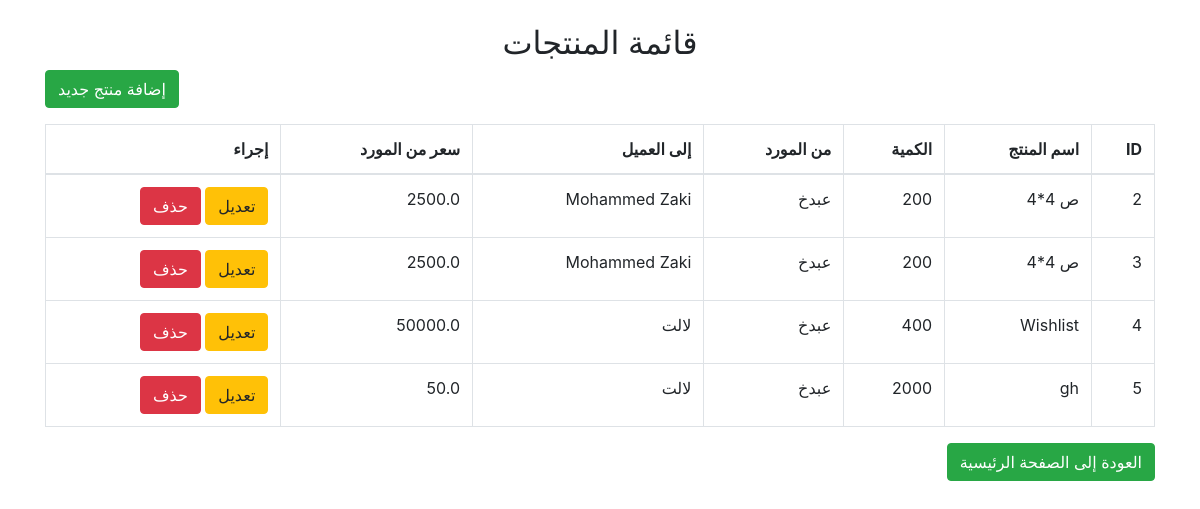
/products, run on an earlier commit of the app's database.
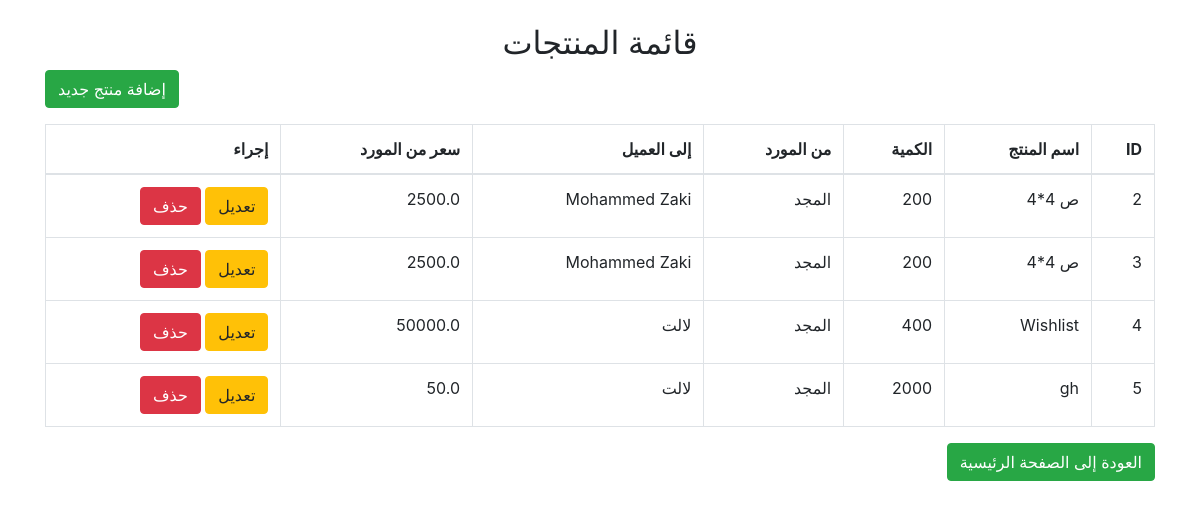
And on a later commit of the database.
### app.py (models this page shows, shortened)
class Product(db.Model):
    __tablename__ = 'products'
    id = db.Column(db.Integer, primary_key=True)
    name = db.Column(db.String(100), nullable=False)
    amount = db.Column(db.Integer, nullable=False)
    from_supplier = db.Column(db.Integer, db.ForeignKey('supplier.id'), nullable=False)
    to_client = db.Column(db.Integer, db.ForeignKey('client.id'), nullable=False)
    price_from_supplier = db.Column(db.Float, nullable=False)
    created_at = db.Column(db.DateTime, default=datetime.utcnow)
    supplier = db.relationship('Supplier', backref='products', lazy=True)
    client = db.relationship('Client', backref='products', lazy=True)

class Supplier(db.Model):
    id = db.Column(db.Integer, primary_key=True)
    name = db.Column(db.String(100), nullable=False)
    address = db.Column(db.String(100), nullable=False)
    phone = db.Column(db.String(20), nullable=False)
    money_owed = db.Column(db.Float, nullable=False, default=0.0)  # الفلوس اللي ليه
    money_paid = db.Column(db.Float, nullable=False, default=0.0)  # الفلوس اللي خدها

class Client(db.Model):
    id = db.Column(db.Integer, primary_key=True)
    name = db.Column(db.String(100), nullable=False)
    address = db.Column(db.String(120), nullable=False)
    phone = db.Column(db.String(15), nullable=False)

### app.py (the view)
@app.route('/products')
def product_list():
    products = Product.query.all()
    suppliers = Supplier.query.all()  # Fetch suppliers
    clients = Client.query.all()  # Fetch clients
    return render_template('product_list.html', products=products, suppliers=suppliers, clients=clients)

### templates/product_list.html (shortened to what this page needs)
<!DOCTYPE html>
<html lang="ar">
<head>
    <link rel="stylesheet" href="https://stackpath.bootstrapcdn.com/bootstrap/4.5.2/css/bootstrap.min.css">
</head>
<body>
<div class="container mt-4">
    <h2 class="text-center">قائمة المنتجات</h2>
    <button type="button" class="btn btn-success mb-3 float-left" data-toggle="modal" data-target="#addModal">إضافة منتج
        جديد
    </button>
    <table class="table table-hover table-bordered">
        <thead>
        <tr>
            <th>ID</th>
            <th>اسم المنتج</th>
            <th>الكمية</th>
            <th>من المورد</th>
            <th>إلى العميل</th>
            <th>سعر من المورد</th>
            <th>إجراء</th>
        </tr>
        </thead>
        <tbody>
        {% for product in products %}
            <tr>
                <td>{{ product.id }}</td>
                <td>{{ product.name }}</td>
                <td>{{ product.amount }}</td>
                <td>{{ product.supplier.name }}</td>
                <td>{{ product.client.name }}</td>
                <td>{{ product.price_from_supplier }}</td>
                <td>
                    <a href="javascript:void(0);" class="btn btn-warning"
                       onclick="openEditModal({{ product.id }}, '{{ product.name }}', {{ product.amount }}, '{{ product.from_supplier.id }}', '{{ product.to_client.id }}', {{ product.price_from_supplier }})">تعديل</a>
                    <form action="{{ url_for('delete_product', id=product.id) }}" method="POST" style="display:inline;">
                        <button type="submit" class="btn btn-danger" onclick="return confirm('هل أنت متأكد؟');">حذف
                        </button>
                    </form>
                </td>
            </tr>
        {% endfor %}
        </tbody>
    </table>
    <a href="{{ url_for('home') }}" class="btn btn-success mb-3">العودة إلى الصفحة الرئيسية</a>
</div>
</body>
</html>

What changed in the data, as far as the page shows it:
changed Product id 2: supplier.name "عبدخ" → "المجد"
changed Product id 3: supplier.name "عبدخ" → "المجد"
changed Product "Wishlist": supplier.name "عبدخ" → "المجد"
changed Product "gh": supplier.name "عبدخ" → "المجد"
